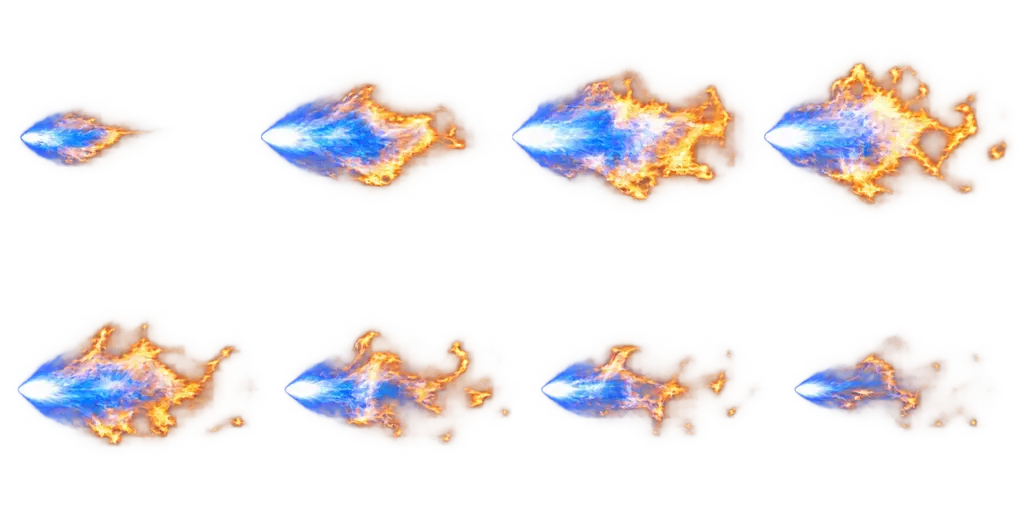
#> input picture scripts/race-cinematic-art/source/nitrous-flame-atlas-generated-v1.webp, 1024 x 512 px
$ python prepare-atlas.py
#> lines starting #> are read from the running program, lines starting #| are printed output that depends on the picture
from pathlib import Path
from PIL import Image
from math import sin,pi
src=Path(__file__).resolve().parent/'source/nitrous-flame-atlas-generated-v1.webp'
root=Path(__file__).resolve().parents[2]
out=root/'qa-artifacts/race-cinematic-effects/blender-bakeoff'
runtime=root/'src/assets/effects/race/v1'
runtime.mkdir(parents=True,exist_ok=True)
raw=Image.open(src).convert('RGBA')
#> raw is the input picture: PIL image 1024x512 RGBA; mean R, G, B, A 53.1, 39.7, 39, 40.4
source_rects=[(28,174,300,301),(435,128,840,346),(870,100,1324,357),(1328,82,1773,375),(18,534,478,795),(486,546,920,799),(938,568,1327,772),(1350,561,1740,773)]
rects=[tuple(round(value*(raw.width/1774 if index%2==0 else raw.height/887)) for index,value in enumerate(box)) for box in source_rects]
cell=(256,128);atlas=Image.new('RGBA',(1024,256))
#> after `atlas = Image.new('RGBA', (1024, 256))`: atlas: PIL image 1024x256 RGBA; every value is 0
for i,box in enumerate(rects):
    crop=raw.crop(box)
    # Dismiss faint cross-cell bleed and feather the hard crop edge.
    pix=crop.load();w,h=crop.size
    for y in range(h):
      for x in range(w):
        r,g,b,a=pix[x,y]
        if a<12:a=0
        edge=min(x,w-1-x,y,h-1-y)
        if edge<12:a=round(a*edge/12)
        pix[x,y]=(r,g,b,a)
    ratio=min((cell[0]-8)/w,(cell[1]-8)/h)
    resized=crop.resize((round(w*ratio),round(h*ratio)),Image.Resampling.LANCZOS)
    x0=(cell[0]-resized.width)//2;y0=(cell[1]-resized.height)//2
    tile=Image.new('RGBA',cell);tile.alpha_composite(resized,(x0,y0))
    atlas.alpha_composite(tile,((i%4)*cell[0],(i//4)*cell[1]))
    tile.save(out/f'flame-frame-{i}.png',optimize=True)
#> this loop made 8 passes
#> pass 1, `crop=raw.crop(box)`:
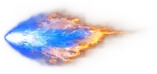
#> crop: PIL image 157x74 RGBA; mean R, G, B, A 91.6, 82.2, 104, 83.4; transparent parts drawn white
#> pass 1, `resized=crop.resize((round(w*ratio),round(h*ratio)),Image.Resampling.L..`:
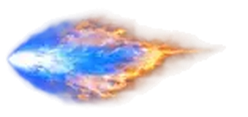
#> resized: PIL image 248x117 RGBA; mean R, G, B, A 69.9, 64.3, 75.9, 81.5; transparent parts drawn white
#> pass 1, `tile.save(out/f'flame-frame-{i}.png',optimize=True)`:
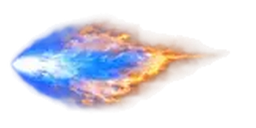
#> saved as flame-frame-0.png: PIL image 256x128 RGBA; mean R, G, B, A 61.9, 56.9, 67.2, 72.1; transparent parts drawn white
#> after the loop:
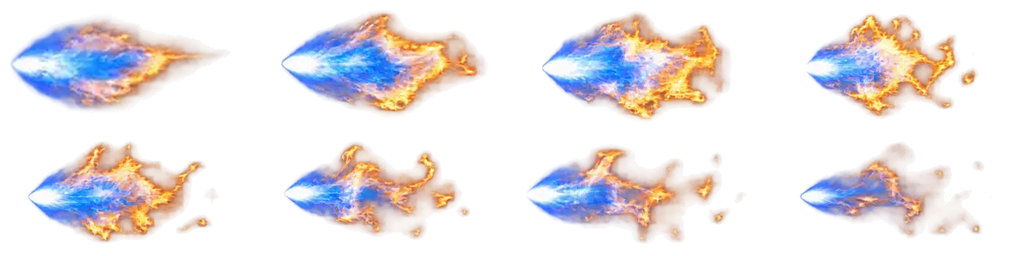
#> atlas: PIL image 1024x256 RGBA; mean R, G, B, A 63, 50.9, 50.5, 63.3; transparent parts drawn white
#> after the loop:
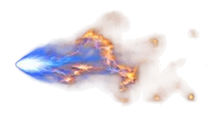
#> resized: PIL image 221x120 RGBA; mean R, G, B, A 53.2, 38.4, 40.8, 43.1; transparent parts drawn white
#> after the loop:
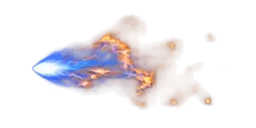
#> tile: PIL image 256x128 RGBA; mean R, G, B, A 43.1, 31.1, 33, 34.9; transparent parts drawn white
atlas.save(out/'nitrous-flame-candidate-1024x256.png',optimize=True)
atlas.save(runtime/'nitrous-flame-atlas.webp','WEBP',quality=75,method=6,exact=True)
#> (the run stopped early here; a loop or call above may not have finished)
